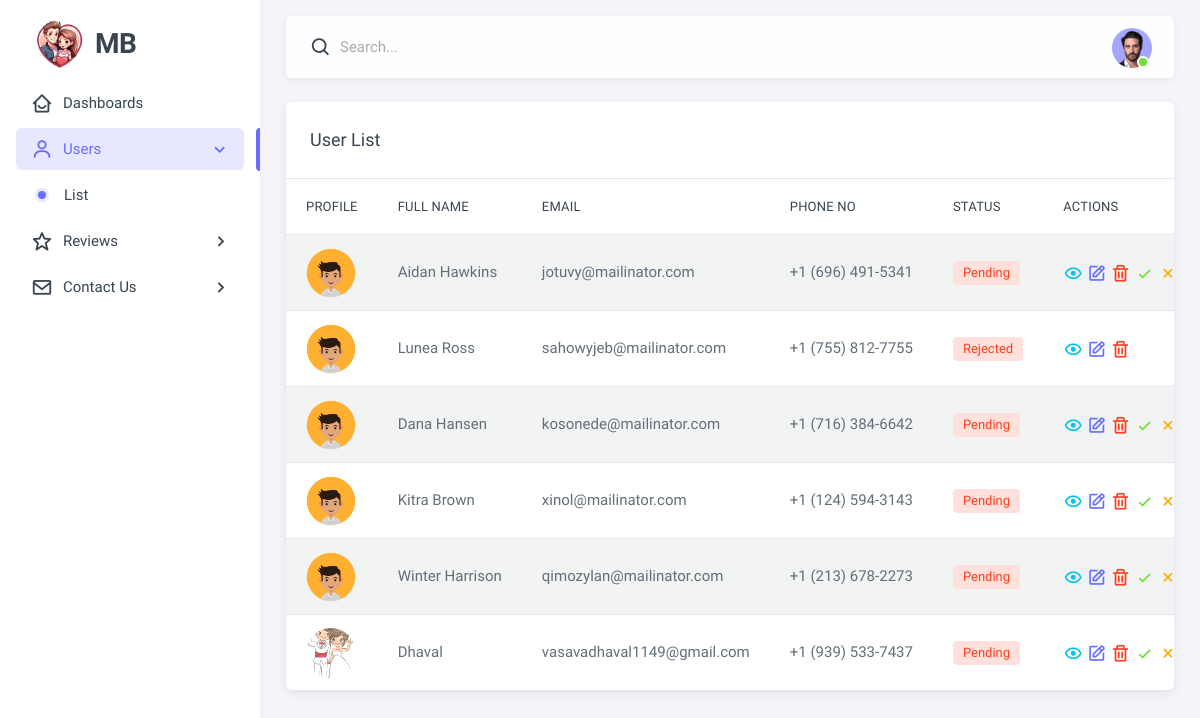
The app's page /admin/user_list.php (signed in) with its own data.
### tables this page shows
CREATE TABLE `users` (
  `id` int(11) NOT NULL,
  `role_id` int(11) NOT NULL DEFAULT 2,
  `full_name` varchar(255) DEFAULT NULL,
  `profile_img` varchar(255) NOT NULL DEFAULT 'assets/img/avatar/avatar-1.png',
  `password` varchar(255) DEFAULT NULL,
  `dob` date DEFAULT NULL,
  `gender` varchar(10) DEFAULT NULL,
  `email` varchar(255) DEFAULT NULL,
  `phone_no` varchar(20) DEFAULT NULL,
  `height` float DEFAULT NULL,
  `weight` float DEFAULT NULL,
  `cast` varchar(255) DEFAULT NULL,
  `place_of_birth` varchar(255) DEFAULT NULL,
  `state` varchar(255) DEFAULT NULL,
  `city` varchar(255) DEFAULT NULL,
  `religion` varchar(255) DEFAULT NULL,
  `mother_tongue` varchar(255) DEFAULT NULL,
  `education` varchar(255) DEFAULT NULL,
  `occupation` varchar(255) DEFAULT NULL,
  `income` decimal(10,2) DEFAULT NULL,
  `father_occupation` varchar(255) DEFAULT NULL,
  `mother_occupation` varchar(255) DEFAULT NULL,
  `siblings` int(11) DEFAULT NULL,
  `partner_age` int(11) DEFAULT NULL,
  `partner_height` float DEFAULT NULL,
  `partner_religion` varchar(255) DEFAULT NULL,
  `personality_traits` text DEFAULT NULL,
  `hobbies` text DEFAULT NULL,
  `about_me` text DEFAULT NULL,
  `what_are_you_looking_for` text DEFAULT NULL,
  `status` varchar(50) DEFAULT NULL,
  `created_at` timestamp NOT NULL DEFAULT current_timestamp(),
  `updated_at` timestamp NOT NULL DEFAULT current_timestamp() ON UPDATE current_timestamp()
);

### admin/db.php (called while the page is built, shortened)
<?php
$base_url = "http://" . $_SERVER['HTTP_HOST'] . dirname($_SERVER['SCRIPT_NAME']);
?>

### admin/user_list.php (the view, shortened to what this page needs)
<?php include 'header.php'; ?>
<?php
$sql = "SELECT * FROM users WHERE role_id != 1";
$result = mysqli_query($conn, $sql);
?>
<body>
    <div class="layout-wrapper layout-content-navbar">
        <div class="layout-container">
            <?php include 'sidebar.php'; ?>
            <div class="layout-page">
                <?php include 'navbar.php'; ?>
                <div class="content-wrapper">
                    <div class="container-xxl flex-grow-1 container-p-y">
                        <div class="card">
                            <h5 class="card-header">User List</h5>
                            <div class="table-responsive text-nowrap">
                                <table class="table table-striped">
                                    <thead>
                                        <tr>
                                            <th>Profile</th>
                                            <th>Full Name</th>
                                            <th>Email</th>
                                            <th>Phone No</th>
                                            <th>Status</th>
                                            <th>Actions</th>
                                        </tr>
                                    </thead>
                                    <tbody class="table-border-bottom-0">
                                        <?php if (mysqli_num_rows($result) > 0): ?>
                                        <?php while ($row = mysqli_fetch_assoc($result)): ?>
                                        <tr>
                                            <td>
                                                <img src="<?= str_replace('admin/', '', $base_url . '/' . $row['profile_img']); ?>"
                                                     alt="Profile Picture" class="profile-img"
                                                     onerror="this.onerror=null; this.src='<?= $base_url ?>/assets/img/avatar/avatar-1.png';">
                                            </td>
                                            <td><?= htmlspecialchars($row['full_name']) ?></td>
                                            <td><?= htmlspecialchars($row['email']) ?></td>
                                            <td><?= htmlspecialchars($row['phone_no']) ?></td>
                                            <td>
                                                <span class="badge bg-label-<?= $row['status'] === 'active' ? 'success' : 'danger' ?>">
                                                    <?= ucfirst($row['status']) ?>
                                                </span>
                                            </td>
                                            <td>
                                                <a href="view_user.php?id=<?= $row['id'] ?>" class="text-info">
                                                    <i class="bx bx-show"></i>
                                                </a>
                                                <a href="edit_user.php?id=<?= $row['id'] ?>" class="text-primary">
                                                    <i class="bx bx-edit"></i>
                                                </a>
                                                <a href="delete_user.php?id=<?= $row['id'] ?>" class="text-danger"
                                                onclick="return confirm('Are you sure you want to delete this user?');">
                                                    <i class="bx bx-trash"></i>
                                                </a>
                                                <?php if ($row['status'] == 'pending'): ?>
                                                    <a href="update_user_status.php?id=<?= $row['id'] ?>>&action=approve" class="text-success">
                                                        <i class="bx bx-check"></i>
                                                    </a>
                                                    <a href="update_user_status.php?id=<?= $row['id'] ?>&action=reject" class="text-warning">
                                                        <i class="bx bx-x"></i>
                                                    </a>
                                                <?php endif; ?>
                                            </td>
                                        </tr>
                                        <?php endwhile; ?>
                                        <?php else: ?>
                                        <tr>
                                            <td colspan="6" class="text-center">No users found</td>
                                        </tr>
                                        <?php endif; ?>
                                    </tbody>
                                </table>
                            </div>
                        </div>
                    </div>
                </div>
            </div>
        </div>
    </div>
</body>
</html>

### admin/header.php (style rules this page uses)
.profile-img { width: 50px; height: 50px; border-radius: 50%; object-fit: cover; }

### records on screen
users: profile_img (picture), full_name "Aidan Hawkins", email "jotuvy@mailinator.com", phone_no "+1 (696) 491-5341", status "Pending"
users: profile_img (picture), full_name "Lunea Ross", email "sahowyjeb@mailinator.com", phone_no "+1 (755) 812-7755", status "Rejected"
users: profile_img (picture), full_name "Dana Hansen", email "kosonede@mailinator.com", phone_no "+1 (716) 384-6642", status "Pending"
users: profile_img (picture), full_name "Kitra Brown", email "xinol@mailinator.com", phone_no "+1 (124) 594-3143", status "Pending"
users: profile_img (picture), full_name "Winter Harrison", email "qimozylan@mailinator.com", phone_no "+1 (213) 678-2273", status "Pending"
users: profile_img (picture), full_name "Dhaval", email "vasavadhaval1149@gmail.com", phone_no "+1 (939) 533-7437", status "Pending"
